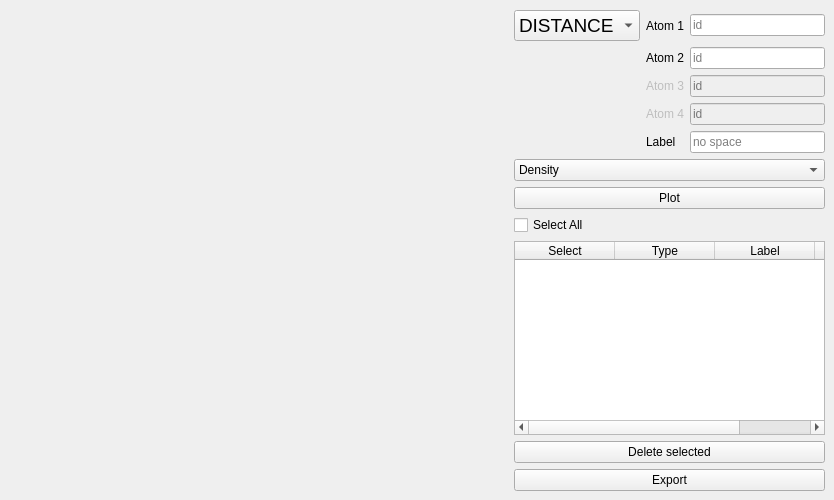
    <widget class="QWidget" name="tab_measures">
     <attribute name="title">
      <string>Measures</string>
     </attribute>
     <widget class="QWidget" name="widget" native="true">
      <property name="geometry">
       <rect>
        <x>10</x>
        <y>10</y>
        <width>501</width>
        <height>480</height>
       </rect>
      </property>
     </widget>
     <widget class="QWidget" name="layoutWidget">
      <property name="geometry">
       <rect>
        <x>514</x>
        <y>10</y>
        <width>311</width>
        <height>481</height>
       </rect>
      </property>
      <layout class="QVBoxLayout" name="verticalLayout_2">
       <item>
        <layout class="QGridLayout" name="gridLayout">
         <item row="2" column="2">
          <widget class="QLineEdit" name="lineEdit_atom3">
           <property name="enabled">
            <bool>false</bool>
           </property>
           <property name="placeholderText">
            <string>id</string>
           </property>
          </widget>
         </item>
         <item row="0" column="0">
          <widget class="QComboBox" name="combo_measures">
           <property name="font">
            <font>
             <family>Arial</family>
             <pointsize>14</pointsize>
            </font>
           </property>
           <item>
            <property name="text">
             <string>DISTANCE</string>
            </property>
           </item>
           <item>
            <property name="text">
             <string>ANGLE</string>
            </property>
           </item>
           <item>
            <property name="text">
             <string>DIHEDRAL</string>
            </property>
           </item>
          </widget>
         </item>
         <item row="3" column="2">
          <widget class="QLineEdit" name="lineEdit_atom4">
           <property name="enabled">
            <bool>false</bool>
           </property>
           <property name="placeholderText">
            <string>id</string>
           </property>
          </widget>
         </item>
         <item row="3" column="1">
          <widget class="QLabel" name="label_4">
           <property name="enabled">
            <bool>false</bool>
           </property>
           <property name="text">
            <string>Atom 4</string>
           </property>
          </widget>
         </item>
         <item row="1" column="1">
          <widget class="QLabel" name="label_2">
           <property name="enabled">
            <bool>true</bool>
           </property>
           <property name="text">
            <string>Atom 2</string>
           </property>
          </widget>
         </item>
         <item row="0" column="2">
          <widget class="QLineEdit" name="lineEdit_atom1">
           <property name="placeholderText">
            <string>id</string>
           </property>
          </widget>
         </item>
         <item row="1" column="2">
          <widget class="QLineEdit" name="lineEdit_atom2">
           <property name="enabled">
            <bool>true</bool>
           </property>
           <property name="placeholderText">
            <string>id</string>
           </property>
          </widget>
         </item>
         <item row="0" column="1">
          <widget class="QLabel" name="label_1">
           <property name="text">
            <string>Atom 1</string>
           </property>
          </widget>
         </item>
         <item row="2" column="1">
          <widget class="QLabel" name="label_3">
           <property name="enabled">
            <bool>false</bool>
           </property>
           <property name="text">
            <string>Atom 3</string>
           </property>
          </widget>
         </item>
         <item row="4" column="1">
          <widget class="QLabel" name="label_5">
           <property name="text">
            <string>Label</string>
           </property>
          </widget>
         </item>
         <item row="4" column="2">
          <widget class="QLineEdit" name="lineEdit_label">
           <property name="placeholderText">
            <string>no space</string>
           </property>
          </widget>
         </item>
        </layout>
       </item>
       <item>
        <widget class="QComboBox" name="combo_plottype">
         <item>
          <property name="text">
           <string>Density</string>
          </property>
         </item>
         <item>
          <property name="text">
           <string>Frames</string>
          </property>
         </item>
        </widget>
       </item>
       <item>
        <widget class="QPushButton" name="button_plot">
         <property name="text">
          <string>Plot</string>
         </property>
        </widget>
       </item>
       <item>
        <widget class="QCheckBox" name="check_allmeasures">
         <property name="text">
          <string>Select All</string>
         </property>
        </widget>
       </item>
       <item>
        <widget class="QTableWidget" name="tableWidget_measures">
         <property name="enabled">
          <bool>true</bool>
         </property>
         <property name="editTriggers">
          <set>QAbstractItemView::AnyKeyPressed|QAbstractItemView::EditKeyPressed</set>
         </property>
         <column>
          <property name="text">
           <string>Select</string>
          </property>
          <property name="font">
           <font>
            <bold>false</bold>
           </font>
          </property>
         </column>
         <column>
          <property name="text">
           <string>Type</string>
          </property>
         </column>
         <column>
          <property name="text">
           <string>Label</string>
          </property>
         </column>
         <column>
          <property name="text">
           <string>Atoms</string>
          </property>
         </column>
        </widget>
       </item>
       <item>
        <layout class="QVBoxLayout" name="verticalLayout">
         <item>
          <layout class="QHBoxLayout" name="horizontalLayout">
           <item>
            <widget class="QPushButton" name="button_delete">
             <property name="text">
              <string>Delete selected</string>
             </property>
            </widget>
           </item>
          </layout>
         </item>
         <item>
          <widget class="QPushButton" name="button_export">
           <property name="text">
            <string>Export</string>
           </property>
          </widget>
         </item>
        </layout>
       </item>
      </layout>
     </widget>
    </widget>
